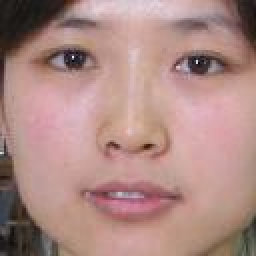
%> input picture face128_test/451.jpg, 128 x 128 px (shown 2 times larger); its folder holds only this picture in this run
$ octave face_symmetry.m   (GNU Octave 9; MATLAB toolbox functions it lacks are replaced by stand-ins)
%> lines starting %> are read from the running program, lines starting %| are printed output that depends on the picture; in (x1, y1, x2, y2) boxes, pixels count from 0 and x2, y2 are one past the last pixel; in counts of white or black regions, pixels touching at a corner belong together; the program's own positions count from 1; long printed decimals are rounded
%pkg load image % loading octave-image
DIR='./face128_test/';
files=dir([DIR './*.jpg']);

for i=1:length(files)
    %disp(files(i).name);
    img=rgb2gray(imread([DIR files(i).name]));
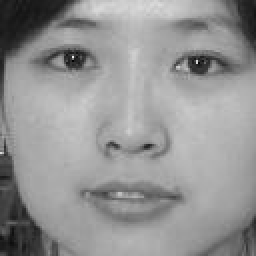
%> img: size 128x128 uint8 (shown 2 times larger); min 1, max 237, mean 147.9
    img2=img;
    idx_eye=0;
    while(abs(idx_eye-50)>20)
       [val,idx_eye]=min(sum(img2(:,32:96),2));
       img2(idx_eye,:)=255;
    end
%> this loop made 7 passes
%> (val, idx_eye) on passes 1 to 7: (7953, 96), (8009, 100), (8147, 97), (8256, 98), (8299, 99), (8643, 95), (8744, 30)
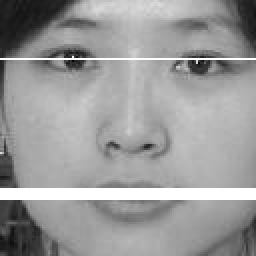
%> img2: size 128x128 uint8 (shown 2 times larger); 5.47% of pixels changed, all inside (x1, y1, x2, y2) = (0, 29, 128, 100)
    img2=img;
    idx_nose=0;
    while(abs(idx_nose-70)>10)
       [val,idx_nose]=min(sum(img2(:,32:96),2));
       img2(idx_nose,:)=255;
    end
%> this loop made 30 passes
%> (val, idx_nose) on passes 1 to 12: (7953, 96), (8009, 100), (8147, 97), (8256, 98), (8299, 99), (8643, 95), (8744, 30), (8776, 101), (8810, 31), (8932, 32), (8954, 29), (8961, 27)
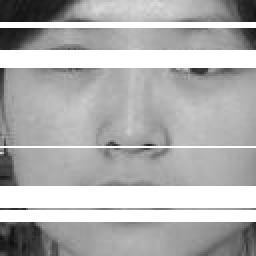
%> img2: size 128x128 uint8 (shown 2 times larger); min 13, max 255, mean 176.8
    img2=img;
    idx_axis=0;
    while(abs(idx_axis-64)>15)
      [val,idx_axis]=max(sum(img2(idx_eye:idx_nose,:)));
      img2(:,idx_axis)=0;
    end
%> this loop made 1 pass
%> (val, idx_axis) on pass 1: (8450, 66)
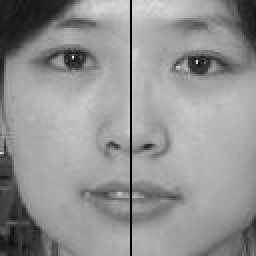
%> img2: size 128x128 uint8 (shown 2 times larger); 0.78% of pixels changed, all inside (x1, y1, x2, y2) = (65, 0, 66, 128)

    %Visualize the axis of symmetry:------
    img(:,idx_axis)=0;
    imshow(img);
    %-------------------------------------

    d=round(min(128-idx_axis,idx_axis-1)/2);
%> d = 31
    if(idx_axis>64)
      dif=abs(img(32:96,(idx_axis-d):(idx_axis-1))-img(32:96,(idx_axis+1):(idx_axis+d)));
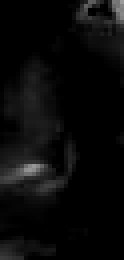
%> dif: size 65x31 uint8 (shown 4 times larger); min 0, max 155, mean 10
    else
      dif=abs(img(32:96,(idx_axis-d):(idx_axis-1))-img(32:96,(idx_axis+1):(idx_axis+d)));
    end
    c=[]; %correlations
    for i=1:d
      c=[c corr(double(img(32:96,idx_axis-i)),double(img(32:96,idx_axis+i)))];
    end
%> this loop made 31 passes
%> c on passes 1 to 10: 0.94, [0.94 0.923], [0.94 0.923 0.944], [0.94 0.923 0.944 0.925], [0.94 0.923 0.944 0.925 0.903], [0.94 0.923 0.944 0.925 0.903 0.907], [0.94 0.923 0.944 0.925 0.903 0.907 0.942], [0.94 0.923 0.944 0.925 0.903 0.907 0.942 0.924], [0.94 0.923 0.944 0.925 0.903 0.907 0.942 0.924 0.84], [0.94 0.923 0.944 0.925 0.903 0.907 0.942 0.924 0.84 0.836]
%> after the loop, c = 31 values, max 0.969 at index 30, min 0.226 at index 18, mean 0.806
    disp(sprintf('%f',mean(c)))
%| 0.8057
end

$ run again, on face128_test/455.jpg
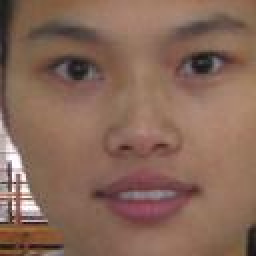
%> input picture face128_test/455.jpg, 128 x 128 px (shown 2 times larger)
%> the loop `while(abs(idx_eye-50)>20)` made 3 passes
%> (val, idx_eye) on passes 1 to 3: (5458, 95), (5729, 94), (5780, 32)
%> after the loop `while(abs(idx_eye-50)>20)`:
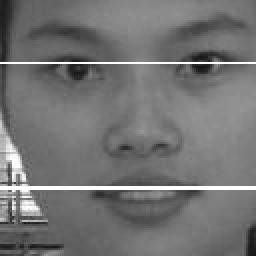
%> img2: size 128x128 uint8 (shown 2 times larger); min 21, max 255, mean 115.3
%> the loop `while(abs(idx_nose-70)>10)` made 29 passes
%> (val, idx_nose) on passes 1 to 8: (5458, 95), (5729, 94), (5780, 32), (5823, 31), (5911, 93), (5920, 96), (5951, 101), (5990, 33)
%> the loop `while(abs(idx_axis-64)>15)` made 17 passes
%> (val, idx_axis) on passes 1 to 8: (5900, 118), (5884, 119), (5874, 117), (5860, 120), (5851, 121), (5845, 122), (5844, 125), (5843, 124)
%> d = 28
%> `dif=abs(img(32:96,(idx_axis-d):(idx_axis-1))-img(32:96,(idx_axis+1):(i..`:
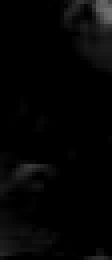
%> dif: size 65x28 uint8 (shown 4 times larger); min 0, max 112, mean 4.8
%> the loop `for i=1:d` made 28 passes
%> c on passes 1 to 8: 0.983, [0.983 0.975], [0.983 0.975 0.964], [0.983 0.975 0.964 0.958], [0.983 0.975 0.964 0.958 0.951], [0.983 0.975 0.964 0.958 0.951 0.931], [0.983 0.975 0.964 0.958 0.951 0.931 0.888], [0.983 0.975 0.964 0.958 0.951 0.931 0.888 0.834]
%> after the loop `for i=1:d`: c = 28 values, max 0.983 at index 1, min 0.776 at index 23, mean 0.873
%| 0.8732

$ run again, on face128_test/456.jpg
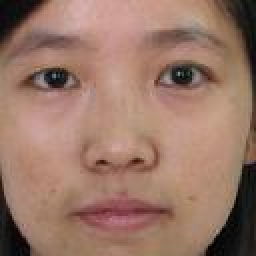
%> input picture face128_test/456.jpg, 128 x 128 px (shown 2 times larger)
%> the loop `while(abs(idx_eye-50)>20)` made 8 passes
%> (val, idx_eye) on passes 1 to 8: (5700, 107), (5709, 106), (6268, 105), (6321, 108), (7088, 109), (7097, 104), (7425, 110), (7468, 39)
%> the loop `while(abs(idx_nose-70)>10)` made 54 passes
%> the loop `while(abs(idx_axis-64)>15)` made 1 pass
%> (val, idx_axis) on pass 1: (6887, 60)
%> after the loop `while(abs(idx_axis-64)>15)`:
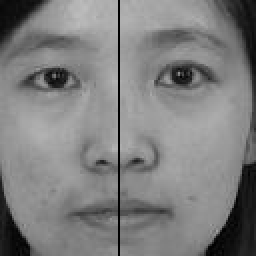
%> img2: size 128x128 uint8 (shown 2 times larger); min 0, max 189, mean 126.4
%> d = 30
%> `dif=abs(img(32:96,(idx_axis-d):(idx_axis-1))-img(32:96,(idx_axis+1):(i..`:
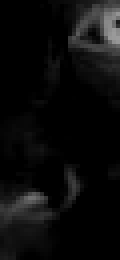
%> dif: size 65x30 uint8 (shown 4 times larger); min 0, max 155, mean 11.5
%> the loop `for i=1:d` made 30 passes
%> c on passes 1 to 8: 0.968, [0.968 0.95], [0.968 0.95 0.932], [0.968 0.95 0.932 0.916], [0.968 0.95 0.932 0.916 0.896], [0.968 0.95 0.932 0.916 0.896 0.904], [0.968 0.95 0.932 0.916 0.896 0.904 0.926], [0.968 0.95 0.932 0.916 0.896 0.904 0.926 0.929]
%> after the loop `for i=1:d`: c = 30 values, max 0.968 at index 1, min 0.767 at index 25, mean 0.873
%| 0.8727

$ run again, on face128_test/457.jpg
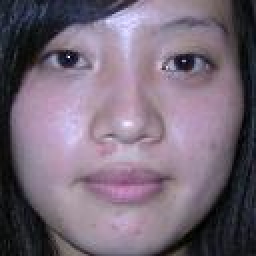
%> input picture face128_test/457.jpg, 128 x 128 px (shown 2 times larger)
%> the loop `while(abs(idx_eye-50)>20)` made 16 passes
%> (val, idx_eye) on passes 1 to 8: (5199, 128), (5695, 127), (5900, 1), (6103, 126), (6199, 2), (6321, 125), (6510, 3), (6633, 124)
%> the loop `while(abs(idx_nose-70)>10)` made 78 passes
%> the loop `while(abs(idx_axis-64)>15)` made 1 pass
%> (val, idx_axis) on pass 1: (7100, 65)
%> after the loop `while(abs(idx_axis-64)>15)`:
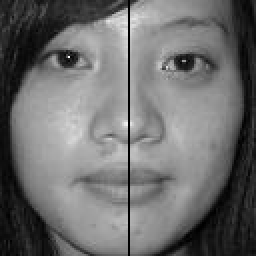
%> img2: size 128x128 uint8 (shown 2 times larger); min 0, max 253, mean 109.7
%> d = 32
%> `dif=abs(img(32:96,(idx_axis-d):(idx_axis-1))-img(32:96,(idx_axis+1):(i..`:
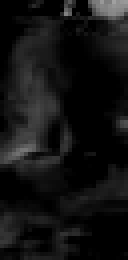
%> dif: size 65x32 uint8 (shown 4 times larger); min 0, max 160, mean 18.7
%> the loop `for i=1:d` made 32 passes
%> c on passes 1 to 8: 0.959, [0.959 0.929], [0.959 0.929 0.926], [0.959 0.929 0.926 0.924], [0.959 0.929 0.926 0.924 0.863], [0.959 0.929 0.926 0.924 0.863 0.87], [0.959 0.929 0.926 0.924 0.863 0.87 0.895], [0.959 0.929 0.926 0.924 0.863 0.87 0.895 0.915]
%> after the loop `for i=1:d`: c = 32 values, max 0.97 at index 32, min 0.537 at index 19, mean 0.803
%| 0.8034
